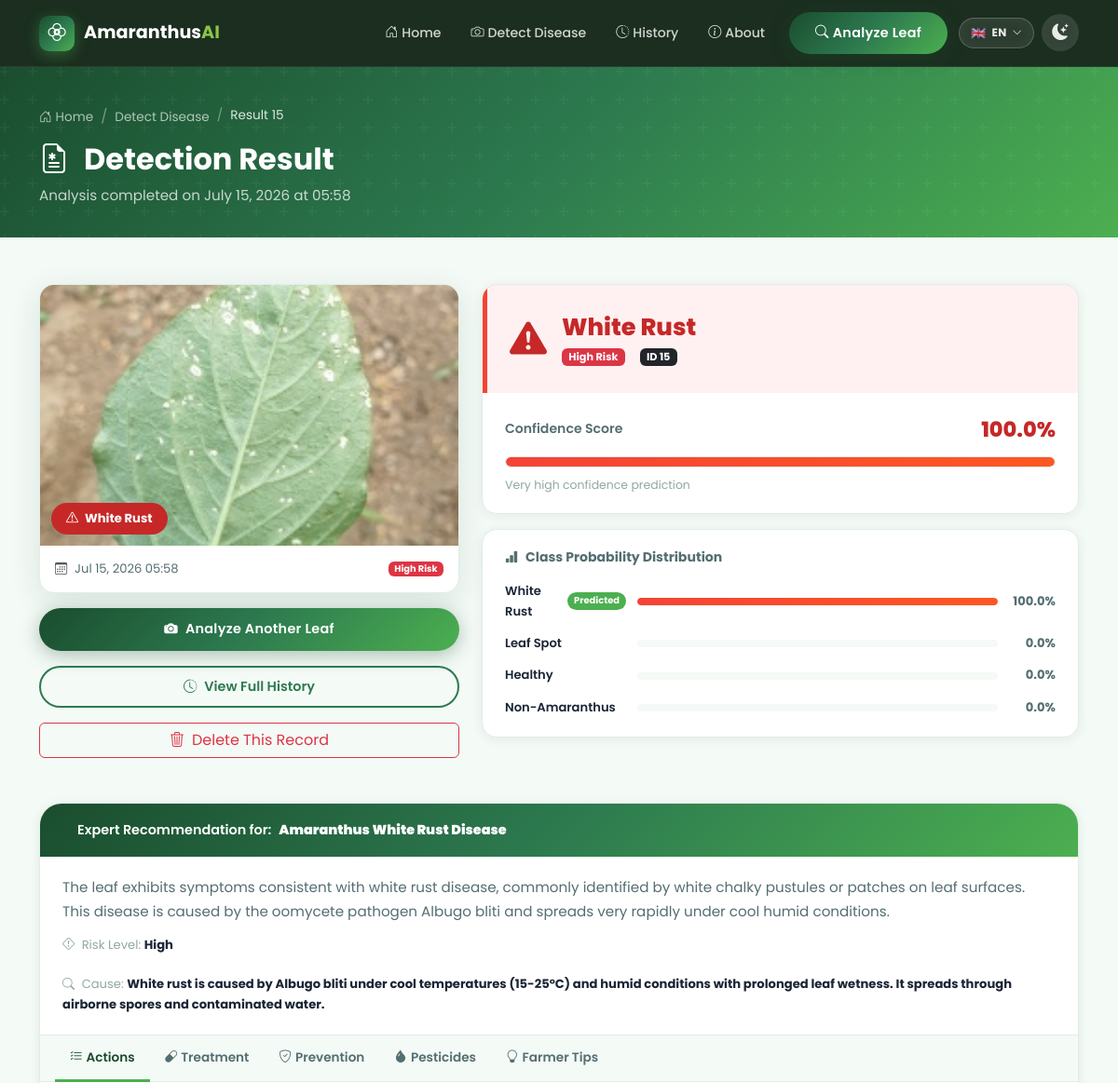
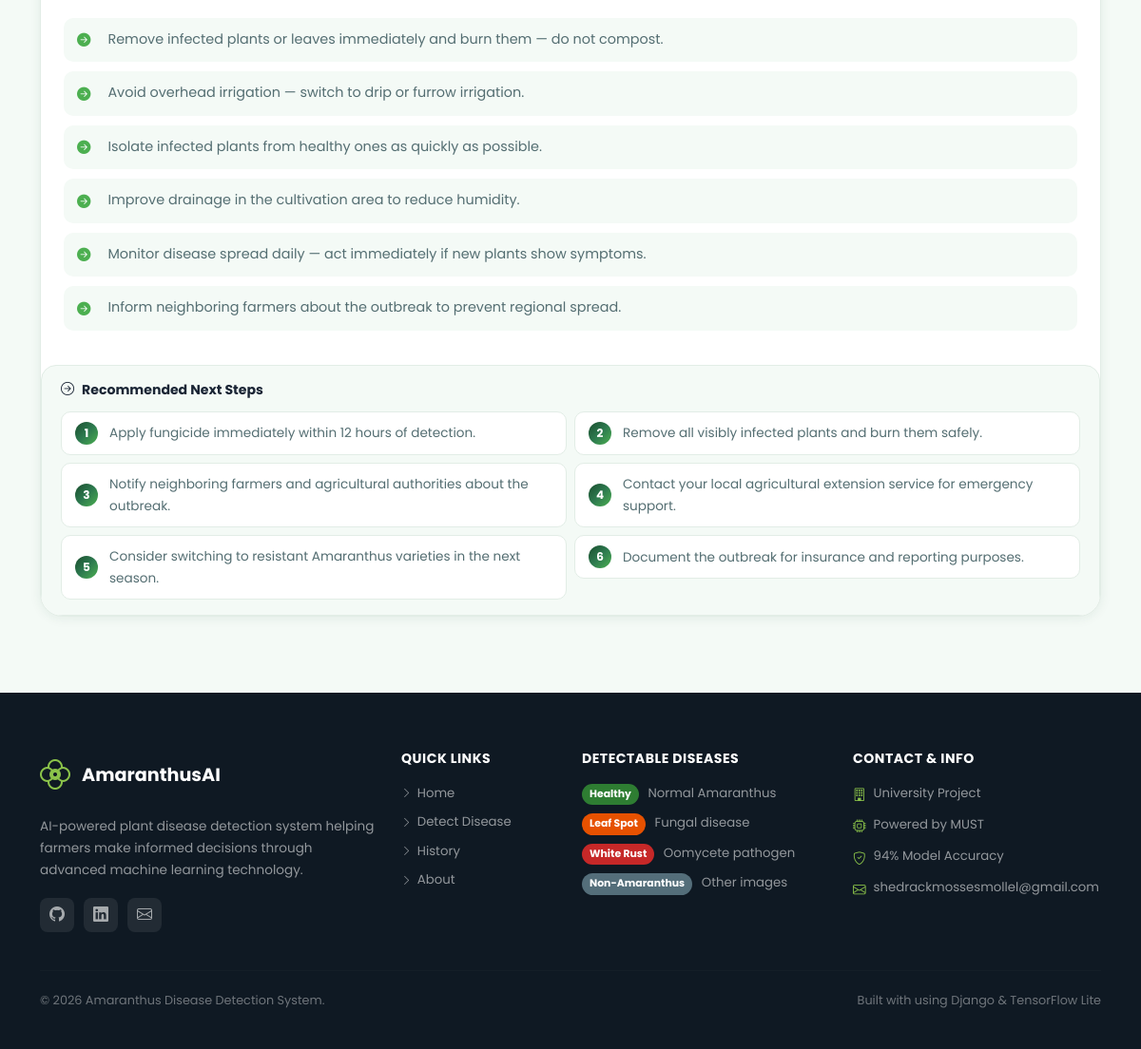
The page /result/15/ on the database its author committed (2 pictures, top to bottom).
### disease_app/models.py (models this page shows, shortened)
class Prediction(models.Model):
    RISK_CHOICES = [
        ('Low',     'Low'),
        ('Medium',  'Medium'),
        ('High',    'High'),
        ('Unknown', 'Unknown'),
    ]
    image          = models.ImageField(upload_to='predictions/')
    predicted_class = models.CharField(max_length=100)
    display_name   = models.CharField(max_length=100, default='Unknown')
    confidence     = models.FloatField()
    all_probabilities = models.JSONField(default=dict)
    risk_level     = models.CharField(max_length=20, choices=RISK_CHOICES, default='Unknown')
    risk_color     = models.CharField(max_length=20, default='secondary')
    notes          = models.TextField(blank=True)
    created_at     = models.DateTimeField(auto_now_add=True)
    class Meta:
        ordering = ['-created_at']
        verbose_name = 'Prediction'
        verbose_name_plural = 'Predictions'

### disease_app/views.py (the view)
# urls.py: path('result/<int:pk>/',    views.result,            name='result'),
def result(request, pk):
    prediction  = get_object_or_404(Prediction, pk=pk)
    lang        = getattr(request, 'LANGUAGE_CODE', 'en').split('-')[0]
    rec         = load_recommendation(prediction.predicted_class, lang=lang)
    probs_display = []
    for class_key, prob_val in prediction.all_probabilities.items():
        probs_display.append({
            'class_key':    class_key,
            'display_name': DISPLAY_NAMES.get(class_key, class_key),
            'probability':  prob_val,
            'color':        _prob_color(class_key),
        })
    probs_display.sort(key=lambda x: x['probability'], reverse=True)
    context = {
        'prediction':      prediction,
        'recommendation':  rec,
        'probs_display':   probs_display,
    }
    return render(request, 'result.html', context)

### disease_app/views.py (called while the page is built)
def _prob_color(class_key):
    color_map = {
        'health':         'success',
        'non_amaranthus': 'secondary',
        'spot_leaf':      'warning',
        'white_rust':     'danger',
    }
    return color_map.get(class_key, 'secondary')

### templates/result.html (shortened to what this page needs)
{% extends 'base.html' %}
{% load static %}
{% block content %}
<div class="page-header-section">
  <div class="container">
    <nav aria-label="breadcrumb">
      <ol class="breadcrumb breadcrumb-custom">
        <li class="breadcrumb-item"><a href="{% url 'disease_app:home' %}"><i class="bi bi-house-door me-1"></i>{% trans "Home" %}</a></li>
        <li class="breadcrumb-item"><a href="{% url 'disease_app:predict' %}">{% trans "Detect Disease" %}</a></li>
        <li class="breadcrumb-item active">Result {{ prediction.pk }}</li>
      </ol>
    </nav>
    <h1 class="page-header-title"><i class="bi bi-file-earmark-medical me-3"></i>{% trans "Detection Result" %}</h1>
    <p class="page-header-subtitle">{% trans "Analysis completed on" %} {{ prediction.created_at|date:"F j, Y \a\t H:i" }}</p>
  </div>
</div>
<section class="result-section">
  <div class="container">
    <div class="row g-4">
      <div class="col-lg-5">
        <div class="result-image-card">
          <div class="result-image-wrap">
            {% if prediction.image %}
              <img src="{{ prediction.image.url }}" alt="Analyzed leaf" class="result-image" />
            {% else %}
              <div class="result-image-placeholder"><i class="bi bi-image"></i></div>
            {% endif %}
            <div class="result-image-badge badge-{{ prediction.risk_color }}">
              <i class="bi bi-{% if prediction.risk_color == 'success' %}check-circle{% elif prediction.risk_color == 'danger' %}exclamation-triangle{% elif prediction.risk_color == 'warning' %}exclamation-circle{% else %}question-circle{% endif %} me-1"></i>
              {{ prediction.display_name }}
            </div>
          </div>
          <div class="result-image-meta">
            <div class="meta-row">
              <span><i class="bi bi-calendar3 me-2 text-muted"></i>{{ prediction.created_at|date:"M d, Y H:i" }}</span>
              <span class="badge bg-{{ prediction.risk_color }}">{{ prediction.risk_level }} Risk</span>
            </div>
          </div>
        </div>
        <div class="result-actions mt-3">
          <a href="{% url 'disease_app:predict' %}" class="btn btn-primary-custom w-100 mb-2">
            <i class="bi bi-camera-fill me-2"></i>{% trans "Analyze Another Leaf" %}
          </a>
          <a href="{% url 'disease_app:history' %}" class="btn btn-outline-primary-custom w-100 mb-2">
            <i class="bi bi-clock-history me-2"></i>{% trans "View Full History" %}
          </a>
          <form method="post" action="{% url 'disease_app:delete_prediction' prediction.pk %}"
                class="d-inline w-100" onsubmit="return confirm('Delete this prediction record?')">
            <button type="submit" class="btn btn-outline-danger w-100">
              <i class="bi bi-trash3 me-2"></i>{% trans "Delete This Record" %}
            </button>
          </form>
        </div>
      </div>
      <div class="col-lg-7">
        <div class="result-main-card">
          <div class="result-disease-header result-header-{{ prediction.risk_color }}">
            <div class="result-disease-icon">
              {% if prediction.risk_color == 'success' %}<i class="bi bi-check-circle-fill"></i>
              {% elif prediction.risk_color == 'danger' %}<i class="bi bi-exclamation-triangle-fill"></i>
              {% elif prediction.risk_color == 'warning' %}<i class="bi bi-exclamation-circle-fill"></i>
              {% else %}<i class="bi bi-question-circle-fill"></i>{% endif %}
            </div>
            <div>
              <h2 class="result-disease-name">{{ prediction.display_name }}</h2>
              <div class="result-risk-badges">
                <span class="badge bg-{{ prediction.risk_color }} me-2">{{ prediction.risk_level }} Risk</span>
                <span class="badge bg-dark">ID {{ prediction.pk }}</span>
              </div>
            </div>
          </div>
          <div class="result-confidence-section">
            <div class="conf-label-row">
              <span class="conf-label">{% trans "Confidence Score" %}</span>
              <span class="conf-value conf-{{ prediction.risk_color }}">{{ prediction.confidence|floatformat:1 }}%</span>
            </div>
            <div class="conf-bar-track">
              <div class="conf-bar-fill bar-{{ prediction.risk_color }}"
                   data-width="{{ prediction.confidence }}" style="width:0%"></div>
            </div>
            <p class="conf-hint">
              {% if prediction.confidence >= 90 %}{% trans "Very high confidence prediction" %}
              {% elif prediction.confidence >= 75 %}{% trans "High confidence prediction" %}
              {% elif prediction.confidence >= 60 %}{% trans "Moderate confidence — consider retaking photo" %}
              {% else %}{% trans "Low confidence — please upload a clearer image" %}{% endif %}
            </p>
          </div>
        </div>
        {% if prediction.all_probabilities %}
        <div class="result-probs-card mt-3">
          <h6 class="result-sub-title"><i class="bi bi-bar-chart-fill me-2"></i>{% trans "Class Probability Distribution" %}</h6>
          <div class="prob-bars" id="probBars">
            {% for prob in probs_display %}
            <div class="prob-row">
              <div class="prob-label-col">
                <span class="prob-class-name">{{ prob.display_name }}</span>
                {% if prob.class_key == prediction.predicted_class %}
                  <span class="prob-predicted-badge">{% trans "Predicted" %}</span>
                {% endif %}
              </div>
              <div class="prob-bar-col">
                <div class="prob-bar-track">
                  <div class="prob-bar-fill prob-bar-{{ prob.color }}"
                       data-width="{{ prob.probability }}" style="width:0%"></div>
                </div>
              </div>
              <div class="prob-val-col">{{ prob.probability|floatformat:1 }}%</div>
            </div>
            {% endfor %}
          </div>
        </div>
        {% endif %}
      </div>
    </div>
    {% if recommendation %}
    <div class="recommendation-section mt-5">
      <div class="rec-header">
        Expert Recommendation for: <strong>{{ recommendation.title }}</strong>
      </div>
      {% if recommendation.summary %}
      <div class="rec-summary-card">
        <p class="rec-summary-text">{{ recommendation.summary }}</p>
        <div class="rec-meta-row">
          <span class="rec-meta-item"><i class="bi bi-exclamation-diamond me-1"></i>
            Risk Level: <strong>{{ recommendation.risk_level }}</strong></span>
          {% if recommendation.possible_cause %}
          <span class="rec-meta-item"><i class="bi bi-search me-1"></i>
            Cause: <strong>{{ recommendation.possible_cause }}</strong></span>
          {% endif %}
        </div>
      </div>
      {% endif %}
      <ul class="nav nav-tabs rec-tabs" id="recTabs" role="tablist">
        {% if recommendation.recommended_action %}
        <li class="nav-item" role="presentation">
          <button class="nav-link active" data-bs-toggle="tab" data-bs-target="#action" type="button" role="tab">
            <i class="bi bi-list-check me-1"></i>{% trans "Actions" %}
          </button>
        </li>
        {% endif %}
        {% if recommendation.treatment %}
        <li class="nav-item" role="presentation">
          <button class="nav-link" data-bs-toggle="tab" data-bs-target="#treatment" type="button" role="tab">
            <i class="bi bi-capsule me-1"></i>{% trans "Treatment" %}
          </button>
        </li>
        {% endif %}
        {% if recommendation.prevention %}
        <li class="nav-item" role="presentation">
          <button class="nav-link" data-bs-toggle="tab" data-bs-target="#prevention" type="button" role="tab">
            <i class="bi bi-shield-check me-1"></i>{% trans "Prevention" %}
          </button>
        </li>
        {% endif %}
        {% if recommendation.recommended_pesticides %}
        <li class="nav-item" role="presentation">
          <button class="nav-link" data-bs-toggle="tab" data-bs-target="#pesticides" type="button" role="tab">
            <i class="bi bi-droplet-fill me-1"></i>{% trans "Pesticides" %}
          </button>
        </li>
        {% endif %}
        {% if recommendation.farmer_tips %}
        <li class="nav-item" role="presentation">
          <button class="nav-link" data-bs-toggle="tab" data-bs-target="#tips" type="button" role="tab">
            <i class="bi bi-lightbulb me-1"></i>{% trans "Farmer Tips" %}
          </button>
        </li>
        {% endif %}
      </ul>
      <div class="tab-content rec-tab-content">
        {% if recommendation.recommended_action %}
        <div class="tab-pane fade show active" id="action" role="tabpanel">
          <ul class="rec-list rec-list-action">
            {% for item in recommendation.recommended_action %}
            <li><i class="bi bi-arrow-right-circle-fill me-2"></i>{{ item }}</li>
            {% endfor %}
          </ul>
        </div>
        {% endif %}
      </div>
      {% if recommendation.next_steps %}
      <div class="next-steps-card mt-3">
        <h6 class="next-steps-title"><i class="bi bi-arrow-right-circle me-2"></i>{% trans "Recommended Next Steps" %}</h6>
        <div class="row g-2">
          {% for step in recommendation.next_steps %}
          <div class="col-md-6">
            <div class="next-step-item">
              <span class="next-step-num">{{ forloop.counter }}</span>{{ step }}
            </div>
          </div>
          {% endfor %}
        </div>
      </div>
      {% endif %}
    </div>
    {% endif %}
  </div>
</section>
{% endblock %}

### rows shown on the page
Prediction: pk "15", created_at "July 15, 2026 at 05:58", image (picture), display_name "White Rust", created_at "Jul 15, 2026 05:58", risk_level "High", confidence "100.0"

### other values the page prints
{{ prob.display_name }} "White Rust" "Leaf Spot" "Healthy" "Non-Amaranthus"
{{ prob.probability|floatformat:1 }} "100.0" "0.0" "0.0" "0.0"
{{ recommendation.title }} "Amaranthus White Rust Disease"
{{ recommendation.possible_cause }} "White rust is caused by Albugo bliti under cool temperatures (15-25°C) and humid conditions with prolonged leaf wetness. It spreads through airborne spores and contaminated water."
{{ item }} "Remove infected plants or leaves immediately and burn them — do not compost." "Avoid overhead irrigation — switch to drip or furrow irrigation." "Isolate infected plants from healthy ones as quickly as possible." "Improve drainage in the cultivation area to reduce humidity." "Monitor disease spread daily — act immediately if new plants show symptoms." "Inform neighboring farmers about the outbreak to prevent regional spread."
{{ step }} "Apply fungicide immediately within 12 hours of detection." "Remove all visibly infected plants and burn them safely." "Notify neighboring farmers and agricultural authorities about the outbreak." "Contact your local agricultural extension service for emergency support." "Consider switching to resistant Amaranthus varieties in the next season." "Document the outbreak for insurance and reporting purposes."
